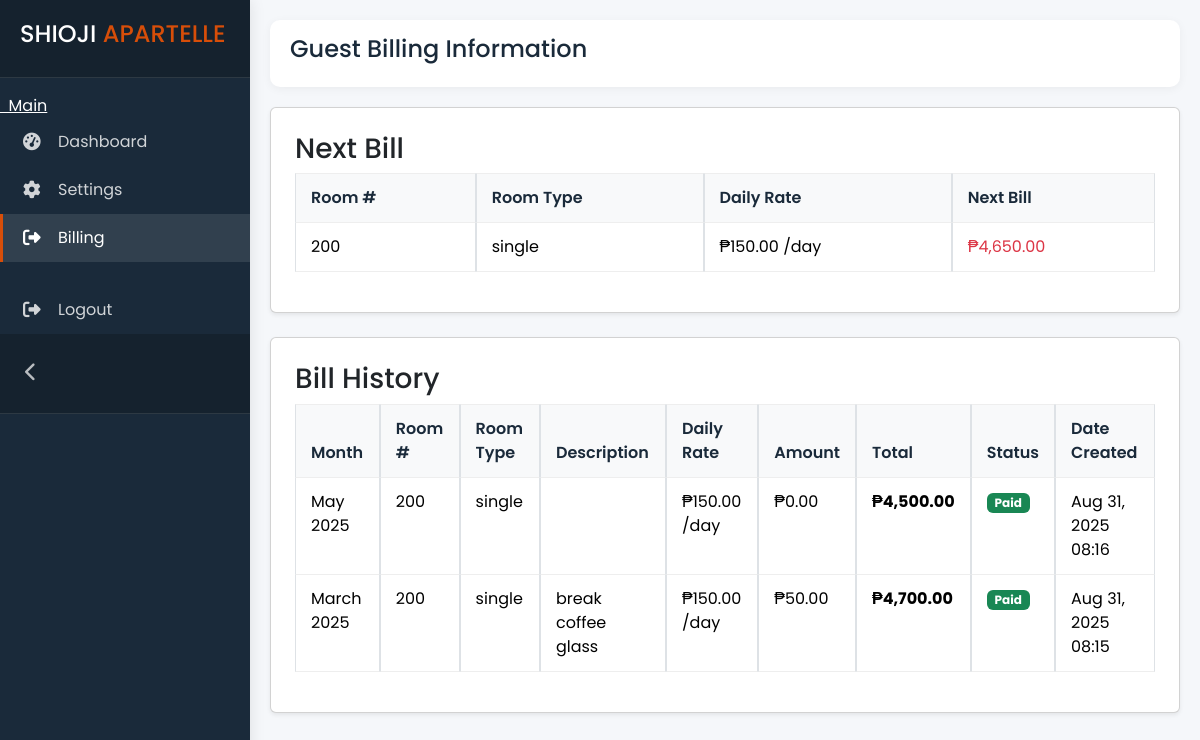
The app's page /guest/billing.php (signed in) with its own data.
### tables this page shows
CREATE TABLE `rooms` (
  `room_id` int(11) NOT NULL,
  `guest_id` int(11) DEFAULT NULL,
  `room_type_id` int(10) NOT NULL,
  `status` enum('available','occupied') NOT NULL,
  `archive` enum('yes','no') NOT NULL DEFAULT 'no'
);

CREATE TABLE `room_types` (
  `room_type_id` int(11) NOT NULL,
  `type` varchar(200) NOT NULL,
  `price` double(10,2) NOT NULL DEFAULT 0.00,
  `created_at` timestamp NOT NULL DEFAULT current_timestamp(),
  `archive` enum('yes','no') NOT NULL DEFAULT 'no'
);

CREATE TABLE `transactions` (
  `transaction_id` int(11) NOT NULL,
  `guest_id` int(11) NOT NULL,
  `room_id` int(11) NOT NULL,
  `room_type_id` int(5) NOT NULL,
  `bill_month` varchar(7) NOT NULL,
  `description` varchar(200) NOT NULL,
  `amount` double(10,2) NOT NULL,
  `total_amount` decimal(10,2) NOT NULL,
  `checkin_time` time NOT NULL,
  `checkout` date NOT NULL,
  `checkout_time` time NOT NULL,
  `bill` varchar(10) NOT NULL,
  `is_paid` varchar(200) NOT NULL,
  `created_at` datetime NOT NULL DEFAULT current_timestamp()
);

### guest/billing.php (the view, shortened to what this page needs)
<!DOCTYPE html>
<html>
<?php include 'head.php'; ?>
<body>
    <?php include 'sidebar.php'; ?>
    <div class="main-content">
        <div class="topbar">
            <h4>Guest Billing Information</h4>
        </div>
        <div class="card shadow-sm p-4 mb-4">
            <h3>Next Bill</h3>
            <table class="table table-bordered">
                <thead>
                    <tr>
                        <th>Room #</th>
                        <th>Room Type</th>
                        <th>Daily Rate</th>
                        <th>Next Bill</th>
                    </tr>
                </thead>
                <tbody>
                    <?php
                    include '../connect.php';
                    $guestId = $_SESSION['guest_id'] ?? null;
                    if ($guestId) {
                        $sql = "SELECT
                r.room_id,
                rt.type AS room_type,
                rt.price AS daily_rate,
                g.checkin_date
            FROM guests g
            LEFT JOIN rooms r ON g.room_id = r.room_id
            LEFT JOIN room_types rt ON r.room_type_id = rt.room_type_id
            WHERE g.guest_id = ? AND g.status = 'checked_in'";
                        $stmt = $conn->prepare($sql);
                        $stmt->bind_param("i", $guestId);
                        $stmt->execute();
                        $result = $stmt->get_result();
                        if ($result->num_rows > 0) {
                            while ($row = $result->fetch_assoc()) {
                                $dailyRate = (float)$row['daily_rate'];
                                $firstDay = new DateTime('first day of this month');
                                $today    = new DateTime();
                                $days = $firstDay->diff($today)->days + 1;
                                $nextBill = $days * $dailyRate;
                                echo "<tr>";
                                echo "<td>" . htmlspecialchars($row['room_id']) . "</td>";
                                echo "<td>" . htmlspecialchars($row['room_type']) . "</td>";
                                echo "<td>₱" . number_format($dailyRate, 2) . " /day</td>";
                                echo "<td><span class='text-danger'>₱" . number_format($nextBill, 2) . "</span></td>";
                                echo "</tr>";
                            }
                        } else {
                            echo "<tr><td colspan='4' class='text-center'>No room assigned</td></tr>";
                        }
                    } else {
                        echo "<tr><td colspan='4' class='text-center'>Please login</td></tr>";
                    }
                    ?>
                </tbody>
            </table>
        </div>
        <div class="card shadow-sm p-4 mb-4">
            <h3>Bill History</h3>
            <table class="table table-bordered">
                <thead>
                    <tr>
                        <th>Month</th>
                        <th>Room #</th>
                        <th>Room Type</th>
                        <th>Description</th>
                        <th>Daily Rate</th>
                        <th>Amount</th>
                        <th>Total</th>
                        <th>Status</th>
                        <th>Date Created</th>
                    </tr>
                </thead>
                <tbody>
                    <?php
                    include '../connect.php';
                    $guestId = $_SESSION['guest_id'] ?? null;
                    if ($guestId) {
                        $sql = "SELECT
                            t.bill_month,
                            r.room_id,
                            rt.type AS room_type,
                            t.description,
                            rt.price AS daily_rate,
                            t.amount,
                            t.total_amount,
                            t.is_paid,
                            t.created_at
                        FROM transactions t
                        LEFT JOIN rooms r ON t.room_id = r.room_id
                        LEFT JOIN room_types rt ON t.room_type_id = rt.room_type_id
                        WHERE t.guest_id = ?
                        ORDER BY t.created_at DESC";
                        $stmt = $conn->prepare($sql);
                        $stmt->bind_param("i", $guestId);
                        $stmt->execute();
                        $result = $stmt->get_result();
                        if ($result->num_rows > 0) {
                            while ($row = $result->fetch_assoc()) {
                                $billMonth = DateTime::createFromFormat('Y-m', $row['bill_month']);
                                echo "<tr>";
                                echo "<td>" . ($billMonth ? $billMonth->format('F Y') : htmlspecialchars($row['bill_month'])) . "</td>";
                                echo "<td>" . htmlspecialchars($row['room_id']) . "</td>";
                                echo "<td>" . htmlspecialchars($row['room_type']) . "</td>";
                                echo "<td>" . htmlspecialchars($row['description']) . "</td>";
                                echo "<td>₱" . number_format($row['daily_rate'], 2) . " /day</td>";
                                echo "<td>₱" . number_format($row['amount'], 2) . "</td>";
                                echo "<td><strong>₱" . number_format($row['total_amount'], 2) . "</strong></td>";
                                $status = $row['is_paid']
                                    ? "<span class='badge bg-success'>Paid</span>"
                                    : "<span class='badge bg-danger'>Unpaid</span>";
                                echo "<td>$status</td>";
                                echo "<td>" . date("M d, Y H:i", strtotime($row['created_at'])) . "</td>";
                                echo "</tr>";
                            }
                        } else {
                            echo "<tr><td colspan='9' class='text-center'>No billing history found</td></tr>";
                        }
                    } else {
                        echo "<tr><td colspan='9' class='text-center'>Please login</td></tr>";
                    }
                    ?>
                </tbody>
            </table>
        </div>
    </div>
</body>
</html>

### guest/style.css (style rules this page uses)
:root { --primary: #2a5d8a; --secondary: #e9b44c; --accent: #d74e09; --light: #f8f9fa; --dark: #1a2a3a; --gray: #6c757d; --sidebar-width: 250px; --sidebar-collapsed-width: 70px; --success: #4cc9f0; --danger: #e63946; --warning: #fca311; --border: #e0e0e0; --card-shadow: 0 4px 6px rgba(0, 0, 0, 0.05); --transition: all 0.3s ease; }
* { margin: 0; padding: 0; box-sizing: border-box; }
body { font-family: "Poppins", sans-serif; background-color: #f5f7fa; color: var(--dark); overflow-x: hidden; transition: all 0.3s; }
.main-content { margin-left: var(--sidebar-width); padding: 20px; transition: all 0.3s; min-height: 100vh; }
.topbar { display: flex; justify-content: space-between; align-items: center; padding: 15px 20px; background: white; border-radius: 10px; box-shadow: 0 2px 10px rgba(0, 0, 0, 0.05); margin-bottom: 20px; }
.table { border-collapse: separate; border-spacing: 0; }
.table th { background: var(--light); padding: 12px 15px; font-weight: 600; color: var(--dark); border-top: 1px solid #eee; }
.table td { padding: 12px 15px; border-top: 1px solid #eee; }
.table tr:last-child td { border-bottom: 1px solid #eee; }

### records on screen
rooms: room_id "200", room_type.type "single", room_type.price "150.00"
transactions: bill_month "May 2025", room.room_id "200", room_type.type "single", room_type.price "150.00", amount "0.00", total_amount "4,500.00", is_paid "Paid", created_at "Aug 31, 2025 08:16"
transactions: bill_month "March 2025", room.room_id "200", room_type.type "single", description "break coffee glass", room_type.price "150.00", amount "50.00", total_amount "4,700.00", is_paid "Paid", created_at "Aug 31, 2025 08:15"
